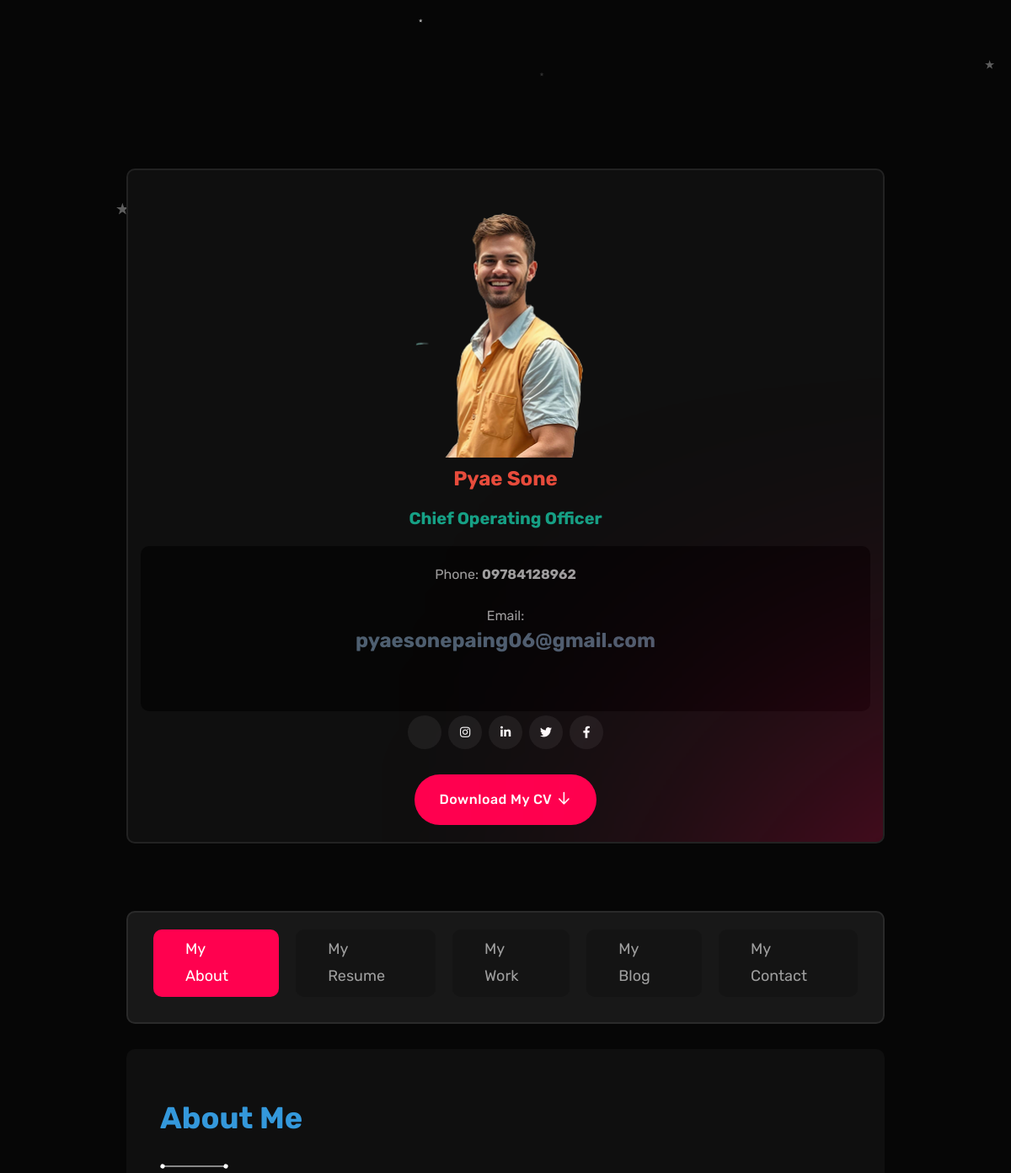
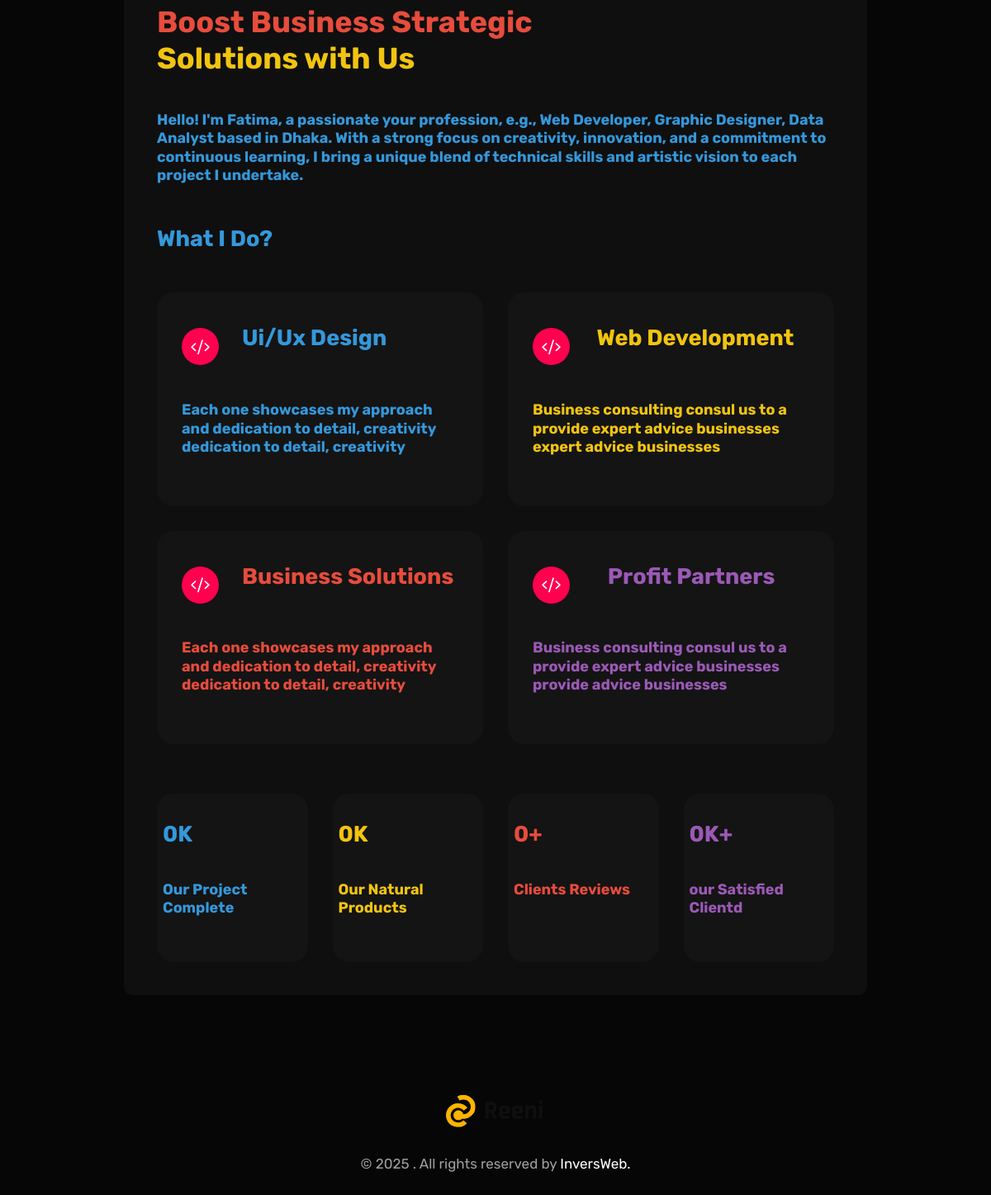
The page / on the database its author committed (2 pictures, top to bottom).
### myapp/models.py (models this page shows)
class PositionModel(models.Model):
    image = models.ImageField(upload_to='image',null=True,blank=True)
    name = RichTextField(null=True,blank=True)
    position = RichTextField(null=True,blank=True)
    phone = RichTextField(null=True,blank=True)
    email = RichTextField(null=True,blank=True)
    form = models.FileField(upload_to='cv_form',null=True,blank=True)
    created_at = models.DateTimeField(auto_now_add=True)
    updeated_at = models.DateTimeField(auto_now=True)

class AboutModel(models.Model):
    maintitle = RichTextField(null=True,blank=True)
    subtitle = RichTextField(null=True,blank=True)
    description = RichTextField(null=True,blank=True)
    name = RichTextField(null=True,blank=True)
    created_at = models.DateTimeField(auto_now_add=True)
    updeated_at = models.DateTimeField(auto_now=True)

class ServiceworkModel(models.Model):
    name = RichTextField(null=True,blank=True)
    description = RichTextField(null=True,blank=True)
    counter = RichTextField(null=True,blank=True)
    counter_para = RichTextField(null=True,blank=True)
    created_at = models.DateTimeField(auto_now_add=True)
    updeated_at = models.DateTimeField(auto_now=True)

### myapp/views.py (the view)
# urls.py: path('',views.Indexview, name='indexview')
def Indexview(request):
    position = PositionModel.objects.all()
    about = AboutModel.objects.all()
    work = ServiceworkModel.objects.all().order_by('id')[:4]
    education = ResumeEducation.objects.all()
    experience = EducationExperience.objects.all().order_by('id')[:4]
    aera = PortfolioAera.objects.all()
    porofolio = Portfolio.objects.all().order_by('id')[:6]
    blogaera = BlogAera.objects.all()
    blog = Blog.objects.all().order_by('id')[:4]
    context = {
        'position':position,
        'about':about,
        'work':work,
        'education':education,
        'experience':experience,
        'aera':aera,
        'porofolio':porofolio,
        'blogaera':blogaera,
        'blog':blog,
    }
    return render(request, 'index.html', context)

### myapp/templates/index.html (shortened to what this page needs)
{% extends 'base.html' %}
{% load static %}
{% block body %}
<div class="cv-card-area">
    <div class="plr--150 plr_lg--30 plr_md--30 plr_sm--30 plr_mobile--15">
        <div class="row row--25">
            <div class="col-xxl-3 col-lg-12">
                <div class="d-flex flex-wrap align-content-start h-100 w-100 tab-content-overlay-to-top" id="home">
                    <div class="position-sticky sticky-top tmp-sticky-top w-100">
                        {% for i in position %}
                        <div class="tmp-contact-about-inner">
                            <div class="thumbnail">
                                <img src="{{ i.image.url }}" alt="contact-img">
                            </div>
                            <div class="content">
                                <div class="title-area">
                                    <h4 class="title">{{ i.name|safe }}</h4>
                                    <span class="subtitle">{{ i.position|safe }}</span>
                                </div>
                                <div class="description">
                                    <div class="info-box">
                                        <span class="phone">Phone: <a href="tel:01941043264">{{ i.phone|safe }}</span>
                                        <span class="mail">Email:</p>{{ i.email|safe }}</p></span>
                                    </div>
                                </div>
                                <div class="social-area mb--30">
                                    <div class="social-link justify-content-center">
                                        <a href="#"><i class="fa-brands fa-instagram"></i></a>
                                        <a href="#"><i class="fa-brands fa-linkedin-in"></i></a>
                                        <a href="#"><i class="fa-brands fa-twitter"></i></a>
                                        <a href="#"><i class="fa-brands fa-facebook-f"></i></a>
                                    </div>
                                </div>
                                <div class="button-area-banner-one text-xl-center text-start">
                                    <a class="tmp-btn hover-icon-reverse radius-round download-btn"
                                        href="{{ i.form.url }}">
                                        <span class="icon-reverse-wrapper">
                                            <span class="btn-text">Download My CV</span>
                                            <span class="btn-icon"><i
                                                    class="fa-sharp fa-regular fa-arrow-right"></i></span>
                                        </span>
                                    </a>
                                </div>
                            </div>
                        </div>
                        {% endfor %}
                    </div>
                </div>
            </div>
            <div class="col-xxl-9 col-lg-12">
                <div class="tab-wrapper-overlay-to-top">
                    <div class="position-sticky sticky-top tmp-sticky-top w-100">
                        <ul class="tab-navigation-button style-2 nav tab-smlg nav-pills" id="v-pills-tab"
                            role="tablist">
                            <li class="nav-item">
                                <a class="nav-link tmp-nav active" id="v-pills-home-tab" data-bs-toggle="tab"
                                    href="#v-pills-Javascript" role="tab" aria-selected="true">My About</a>
                            </li>
                            <li class="nav-item">
                                <a class="nav-link tmp-nav " id="v-pills-profile-tab" data-bs-toggle="tab"
                                    href="#v-pills-Design" role="tab" aria-selected="true">My Resume</a>
                            </li>
                            <li class="nav-item">
                                <a class="nav-link tmp-nav" id="v-pills-wordpress-tab" data-bs-toggle="tab"
                                    href="#v-pills-Wordpress" role="tab" aria-selected="true">My Work</a>
                            </li>
                            <li class="nav-item">
                                <a class="nav-link tmp-nav" id="v-pills-settings-tabs" data-bs-toggle="tab"
                                    href="#v-pills-settings" role="tab" aria-selected="true">My Blog</a>
                            </li>
                            <li class="nav-item">
                                <a class="nav-link tmp-nav" id="v-pills-python-tabs" data-bs-toggle="tab"
                                    href="#v-pills-python" role="tab" aria-selected="true">My Contact</a>
                            </li>
                        </ul>
                    </div>
                    <div class="tmp-tab-content-area mt--40">
                        <div class="tmp-all-tab-content tab-content" id="v-pills-tabContent">
                            <div class="tab-pane fade  show active" id="v-pills-Javascript" role="tabpanel"
                                aria-labelledby="v-pills-home-tab">
                                <div id="about" class="tmp-about-area">
                                    <div class="about-us-right-content-wrap">
                                        {% for i in about %}
                                        <div class="section-head text-align-left mb--50">
                                            <h2
                                                class="custom-title mb--20 tmp-scroll-trigger tmp-fade-in animation-order-1">
                                                {{i.maintitle|safe}} <span><img
                                                        src="{% static 'assets/images/custom-line/custom-line.png' %}"
                                                        alt="custom-line"></span>
                                            </h2>
                                            <h2
                                                class="title split-collab tmp-scroll-trigger tmp-fade-in animation-order-2">
                                                {{i.subtitle|safe}}</h2>
                                            <p class="description tmp-scroll-trigger tmp-fade-in animation-order-3">
                                                {{i.description|safe}}</p>
                                        </div>
                                        {% endfor %}
                                        <div class="about-us-section-card row g-5">
                                            {% for i in about %} {{i.name|safe}} {% endfor %}
                                            {% for i in work %}
                                            <div class="col-lg-6 col-md-6 col-sm-6 col-12">
                                                <div
                                                    class="about-us-card tmp-scroll-trigger tmp-fade-in tmponhover animation-order-4">
                                                    <div class="card-head">
                                                        <div class="logo-img">
                                                            <i class="fa-regular fa-code"></i>
                                                        </div>
                                                        <h3 class="card-title">{{i.name|safe}}</h3>
                                                    </div>
                                                    <p class="card-para">{{i.description|safe}}</p>
                                                </div>
                                            </div>
                                            {% endfor %}
                                        </div>
                                        <div class="pt--60">
                                            <div class="row g-5">
                                                {% for i in work %}
                                                <div class="col-lg-3 col-sm-6 col-12">
                                                    <div
                                                        class="counter-card tmp-scroll-trigger tmp-fade-in tmponhover animation-order-1">
                                                        <h3 class="counter counter-title">{{i.counter|safe}}</h3>
                                                        <p class="counter-para">{{i.counter_para|safe}}</p>
                                                    </div>
                                                </div>
                                                {% endfor %}
                                            </div>
                                        </div>
                                    </div>
                                </div>
                            </div>
                        </div>
                    </div>
                </div>
            </div>
        </div>
    </div>
</div>
{% endblock %}

### templates/base.html (shortened to what this page needs)
{% load static %}
<!DOCTYPE html>
<html lang="en">
<head>
    <link rel="stylesheet" href="{% static 'assets/css/vendor/fontawesome.css' %}">
    <link rel="stylesheet" href="{% static 'assets/css/plugins/swiper.css' %}">
    <link rel="stylesheet" href="{% static 'assets/css/plugins/odometer.css' %}">
    <link rel="stylesheet" href="{% static 'assets/css/vendor/animate.min.css' %}">
    <link rel="stylesheet" href="{% static 'assets/css/vendor/bootstrap.min.c' %}ss">
    <link rel="stylesheet" href="{% static 'assets/css/style.css' %}">
</head>
<body>
    {% include 'header.html' %}
    {% block body %} {% endblock %}
    {% include 'footer.html' %}
</body>
</html>

### templates/header.html (shortened to what this page needs)
<div class="tmp-breadcrumb-image">
    <div id="particles-js"></div>
</div>

### templates/footer.html (shortened to what this page needs)
{% load static %}
<div class="tmp-footer-area footer-style-4 tmp-section-gap">
    <div class="container">
        <div class="row">
            <div class="col-lg-12">
                <div class="footer-area text-center">
                    <div class="logo">
                        <a href="index.html">
                            <img src="{% static 'assets/images/logo/logo-yello-white.svg' %}"
                                alt="Reeni - Personal Portfolio HTML Template for developers and freelancers">
                        </a>
                    </div>
                    <p class="description mt--30">©
                        . All rights reserved by <a target="_blank"
                            href="https://themeforest.net/user/inversweb/portfolio">InversWeb.</a>
                    </p>
                </div>
            </div>
        </div>
    </div>
</div>

### rows shown on the page
PositionModel: image (picture), name "Pyae Sone", position "Chief Operating Officer", phone "09784128962", email "pyaesonepaing06@gmail.com"
AboutModel: maintitle "About Me", subtitle "Boost Business Strategic Solutions with Us", description "Hello! I'm Fatima, a passionate your profession, e.g., Web Developer, Graphic Designer, Data Analyst based in Dhaka. With a strong focus on creativity, innovation, and a commitment to continuous learning, I bring a unique blend of technical skills and artistic vision to each project I undertake.", name "What I Do?"
ServiceworkModel: name "Ui/Ux Design", description "Each one showcases my approach and dedication to detail, creativity dedication to detail, creativity", counter "0K", counter_para "Our Project Complete"
ServiceworkModel: name "Web Development", description "Business consulting consul us to a provide expert advice businesses expert advice businesses", counter "0K", counter_para "Our Natural Products"
ServiceworkModel: name "Business Solutions", description "Each one showcases my approach and dedication to detail, creativity dedication to detail, creativity", counter "0+", counter_para "Clients Reviews"
ServiceworkModel: name "Profit Partners", description "Business consulting consul us to a provide expert advice businesses provide advice businesses", counter "0K+", counter_para "our Satisfied Clientd"
